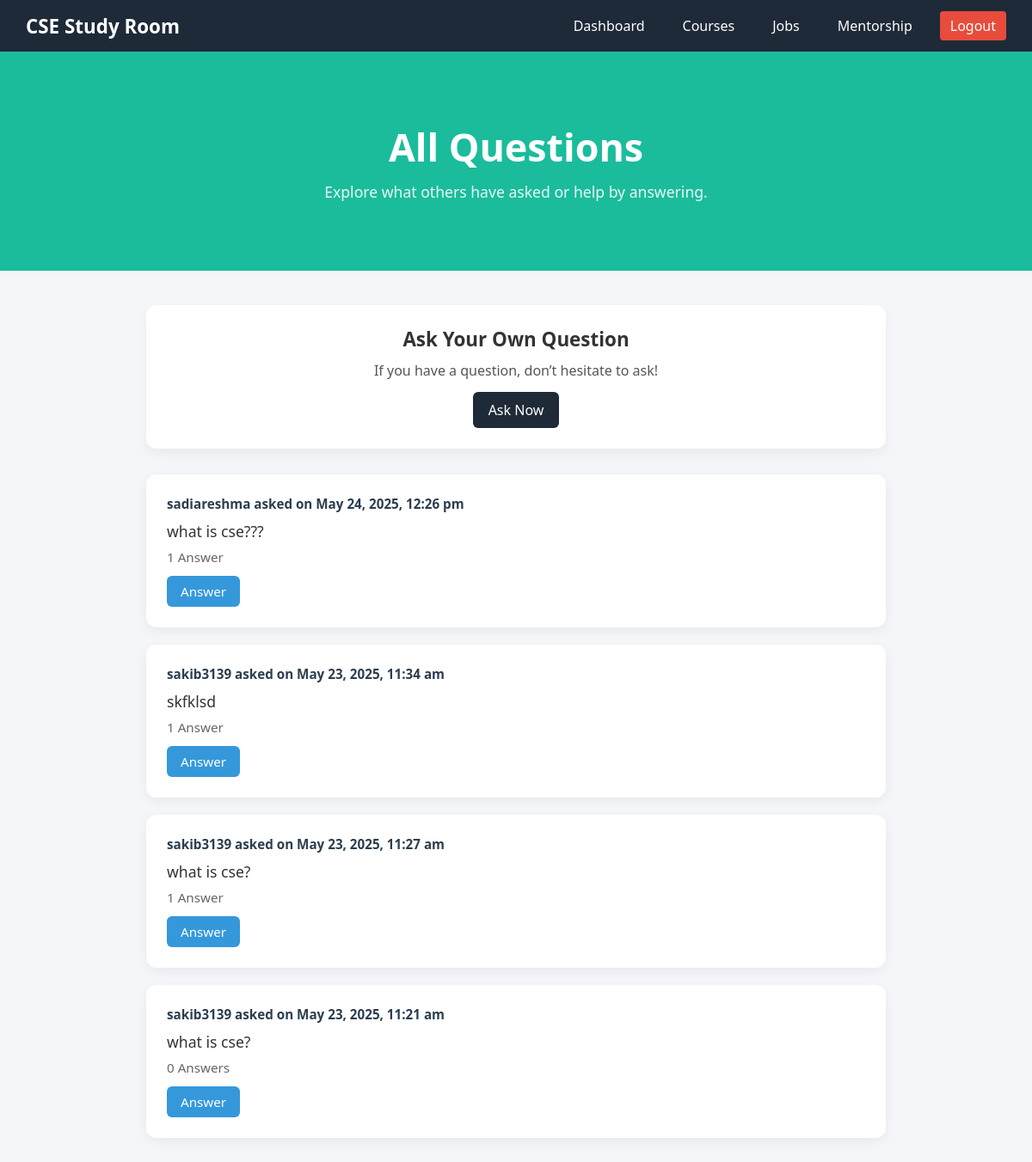
The app's page /questions/questions_list.php (signed in) with its own data.
### tables this page shows
CREATE TABLE `questions` (
  `id` int(11) NOT NULL,
  `user_id` int(11) NOT NULL,
  `question` text NOT NULL,
  `created_at` timestamp NOT NULL DEFAULT current_timestamp()
);

CREATE TABLE `users` (
  `id` int(11) NOT NULL,
  `email` varchar(255) NOT NULL,
  `username` varchar(100) NOT NULL,
  `password` varchar(255) NOT NULL,
  `created_at` timestamp NOT NULL DEFAULT current_timestamp(),
  `role` varchar(50) NOT NULL
);

### questions/questions_list.php (the view, shortened to what this page needs)
<?php
include('../db.php');
$stmt = $conn->query("
  SELECT q.id AS question_id, q.question, q.created_at, u.username,
         (SELECT COUNT(*) FROM answers a WHERE a.question_id = q.id) AS answer_count
  FROM questions q
  JOIN users u ON q.user_id = u.id
  ORDER BY q.created_at DESC
");
$questions = $stmt->fetchAll(PDO::FETCH_ASSOC);
?>
<!DOCTYPE html>
<html lang="en">
<head>
  <link rel="stylesheet" href="../assets/css/questions.css">
</head>
<body>
<nav class="nav">
  <div class="nav__brand">CSE Study Room</div>
  <ul class="nav__links">
    <li><a href="../pages/dashboard.php">Dashboard</a></li>
    <li><a href="../pages/courses.php">Courses</a></li>
    <li><a href="../pages/jobs.php">Jobs</a></li>
    <li><a href="../pages/mentorship.php">Mentorship</a></li>
    <li><a href="../auth/logout.php" class="nav__logout">Logout</a></li>
  </ul>
</nav>
<section class="hero">
  <h1 class="hero-title">All Questions</h1>
  <p class="hero-subtitle">Explore what others have asked or help by answering.</p>
</section>
<div class="container">
  <div class="section ask-own">
    <h2>Ask Your Own Question</h2>
    <p>If you have a question, don’t hesitate to ask!</p>
    <a href="ask_questions.php" class="btn">Ask Now</a>
  </div>
  <?php foreach ($questions as $q): ?>
    <div class="question-item">
      <div class="meta">
        <strong><?= htmlspecialchars($q['username']) ?></strong>
        asked on <?= date('M j, Y, g:i a', strtotime($q['created_at'])) ?>
      </div>
      <div class="text"><?= nl2br(htmlspecialchars($q['question'])) ?></div>
      <div style="margin-top: 8px; font-size: 0.95rem; color: #666;">
        <?= $q['answer_count'] ?> <?= $q['answer_count'] == 1 ? 'Answer' : 'Answers' ?>
      </div>
      <a href="answer_question.php?id=<?= $q['question_id'] ?>" class="btn btn-answer">Answer</a>
    </div>
  <?php endforeach; ?>
</div>
</body>
</html>

### style/questions.css (style rules this page uses)
* { margin: 0; padding: 0; box-sizing: border-box; }
body { font-family: 'Segoe UI', Tahoma, Geneva, Verdana, sans-serif; background-color: #f4f6f9; color: #333; }
.nav { background-color: #1e2a38; padding: 0 30px; height: 60px; display: flex; align-items: center; justify-content: space-between; }
.nav__brand { font-size: 1.4rem; font-weight: bold; color: #fff; }
.nav__links { list-style: none; display: flex; gap: 20px; }
.nav__links a { color: #fff; text-decoration: none; padding: 6px 12px; border-radius: 4px; transition: background 0.3s, color 0.3s; }
.nav__logout { background: #e74c3c; }
.hero { background: #1abc9c; color: white; padding: 80px 20px; text-align: center; }
.hero-title { font-size: 2.8rem; margin-bottom: 10px; }
.hero-subtitle { font-size: 1.1rem; max-width: 700px; margin: 0 auto; opacity: 0.9; }
.container { max-width: 900px; margin: 40px auto; padding: 0 20px; }
.ask-own { background: #ffffff; border-radius: 12px; padding: 24px; margin-bottom: 30px; text-align: center; box-shadow: 0 6px 14px rgba(0, 0, 0, 0.05); }
.ask-own h2 { font-size: 1.4rem; margin-bottom: 10px; }
.ask-own p { color: #555; margin-bottom: 14px; }
.question-item { background: #fff; padding: 24px; border-radius: 12px; box-shadow: 0 4px 14px rgba(0, 0, 0, 0.06); margin-bottom: 20px; }
.question-item .meta { font-size: 0.95rem; font-weight: bold; color: #2c3e50; margin-bottom: 10px; }
.question-item .text { font-size: 1.1rem; color: #333; }
.btn-answer { display: inline-block; margin-top: 12px; background-color: #3498db; color: white; padding: 8px 16px; border-radius: 6px; text-decoration: none; font-size: 0.95rem; transition: background 0.3s; }
.section .btn { display: inline-block; background: #1e2a38; color: white; padding: 10px 18px; border-radius: 6px; text-decoration: none; transition: background 0.3s; }

### records on screen
questions: user.username "sadiareshma", created_at "May 24, 2025, 12:26 pm", question "what is cse???", answer_count "1", shows "Answer"
questions: user.username "sakib3139", created_at "May 23, 2025, 11:34 am", question "skfklsd", answer_count "1", shows "Answer"
questions: user.username "sakib3139", created_at "May 23, 2025, 11:27 am", question "what is cse?", answer_count "1", shows "Answer"
questions: user.username "sakib3139", created_at "May 23, 2025, 11:21 am", question "what is cse?", answer_count "0", shows "Answers"
